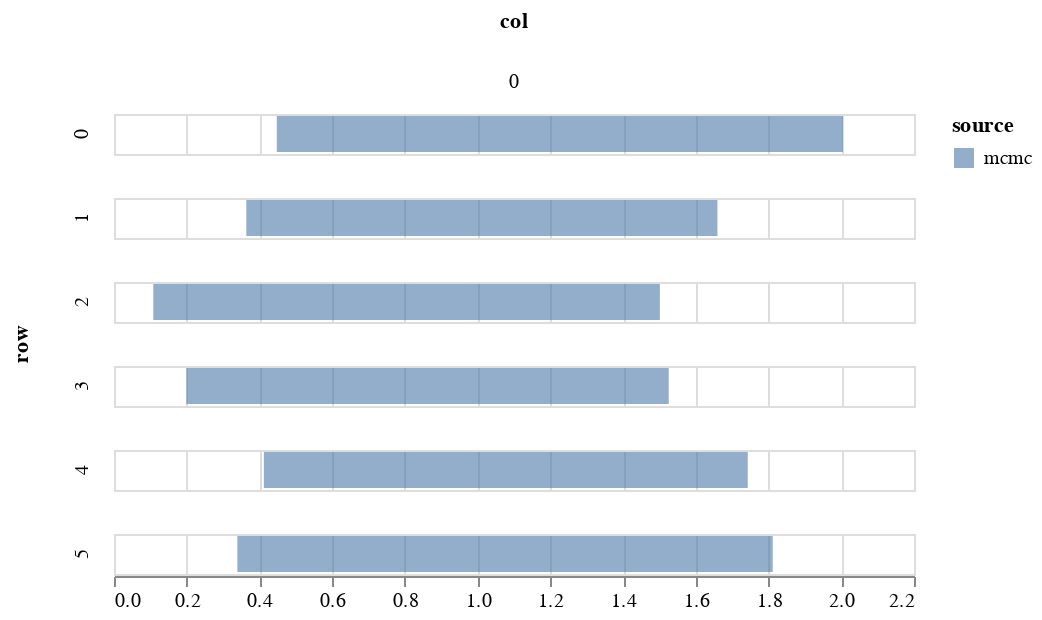

Write notebook code for a chart like this one.
### Markdown cell above
## Plot quantiles

### Code cell
param = 'beta'
df = get_post_df(ps[param])
df_quant = df.groupby(['row', 'col'])[['value']].quantile(0.025).reset_index()
df_quant.rename({'value':'q1'}, axis=1, inplace=True)
df_quant2 = df.groupby(['row', 'col'])[['value']].quantile(0.975).reset_index()
df_quant2.rename({'value':'q2'}, axis=1, inplace=True)

df = df_quant.merge(df_quant2, on=['row', 'col'])

# simple quantile chart
df['source'] = 'mcmc'
c1 = alt.Chart(df).mark_bar(opacity=0.6).encode(
        alt.X('q1', title=None),
        alt.X2('q2', title=None),
        alt.Row('row'),
        alt.Column('col'),
        alt.Color('source')
)
c1

### Figure 1 — Vega-Lite specification as saved in the notebook (floating-point values rounded to 4 significant figures)
{"config": {"view": {"continuousWidth": 400, "continuousHeight": 300}}, "data": {"name": "data-309b157f7fcce6351052e61191f9d06e"}, "mark": {"type": "bar", "opacity": 0.6}, "encoding": {"color": {"type": "nominal", "field": "source"}, "column": {"type": "quantitative", "field": "col"}, "row": {"type": "quantitative", "field": "row"}, "x": {"type": "quantitative", "field": "q1", "title": null}, "x2": {"field": "q2", "title": null}}, "$schema": "https://vega.github.io/schema/vega-lite/v4.8.1.json", "datasets": {"data-309b157f7fcce6351052e61191f9d06e": [{"row": 0, "col": 0, "q1": 0.4477, "q2": 2.005, "source": "mcmc"}, {"row": 1, "col": 0, "q1": 0.3639, "q2": 1.659, "source": "mcmc"}, {"row": 2, "col": 0, "q1": 0.108, "q2": 1.501, "source": "mcmc"}, {"row": 3, "col": 0, "q1": 0.1992, "q2": 1.526, "source": "mcmc"}, {"row": 4, "col": 0, "q1": 0.4122, "q2": 1.743, "source": "mcmc"}, {"row": 5, "col": 0, "q1": 0.3393, "q2": 1.812, "source": "mcmc"}]}}
